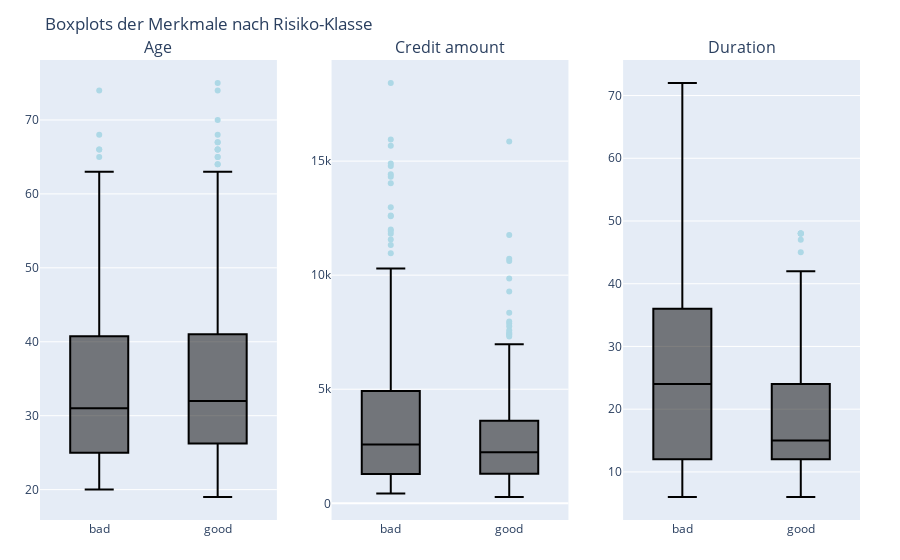

The cell this chart's notebook holds for it:
### Markdown cell above
Die Auswertung zeigt, dass etwa 56 % der Kredite als good (niedriges Risiko) und rund 44 % als bad (hohes Risiko) eingestuft sind. Damit ist der Datensatz zwar nicht perfekt ausgeglichen, aber beide Klassen sind ausreichend stark vertreten.

### Code cell
cols = ["Age", "Credit amount", "Duration"]

# Subplot-Raster (1 Reihe, 3 Spalten):
fig7 = make_subplots(
    rows=1, cols=3,
    subplot_titles=cols
)

# Für jede Spalte einen Boxplot hinzufügen:
for i, col in enumerate(cols):
    fig7.add_trace(
        go.Box(
            x=df["Risk"],
            y=df[col],
            boxpoints="outliers",   
            marker=dict(color="lightblue"),
            line=dict(color="black"),
            name=col
        ),
        row=1, col=i+1
    )

fig7.update_layout(
    title="Boxplots der Merkmale nach Risiko-Klasse",
    showlegend=False,
    margin=dict(l=40, r=40, t=60, b=40)
)

fig7

### Figure 1 — Plotly figure (JSON) as saved in the notebook; plotly's stock layout.template omitted (floating-point values rounded to 4 significant figures; data arrays with more than 128 entries replaced by an {"elided": "..."} marker saying what was removed)
{"data": [{"boxpoints": "outliers", "line": {"color": "black"}, "marker": {"color": "lightblue"}, "name": "Age", "type": "box", "x": {"elided": "522 str values"}, "xaxis": "x", "y": {"elided": "522 int values"}, "yaxis": "y"}, {"boxpoints": "outliers", "line": {"color": "black"}, "marker": {"color": "lightblue"}, "name": "Credit amount", "type": "box", "x": {"elided": "522 str values"}, "xaxis": "x2", "y": {"elided": "522 int values"}, "yaxis": "y2"}, {"boxpoints": "outliers", "line": {"color": "black"}, "marker": {"color": "lightblue"}, "name": "Duration", "type": "box", "x": {"elided": "522 str values"}, "xaxis": "x3", "y": {"elided": "522 int values"}, "yaxis": "y3"}], "layout": {"annotations": [{"font": {"size": 16}, "showarrow": false, "text": "Age", "x": 0.1444, "xanchor": "center", "xref": "paper", "y": 1, "yanchor": "bottom", "yref": "paper"}, {"font": {"size": 16}, "showarrow": false, "text": "Credit amount", "x": 0.5, "xanchor": "center", "xref": "paper", "y": 1, "yanchor": "bottom", "yref": "paper"}, {"font": {"size": 16}, "showarrow": false, "text": "Duration", "x": 0.8556, "xanchor": "center", "xref": "paper", "y": 1, "yanchor": "bottom", "yref": "paper"}], "margin": {"b": 40, "l": 40, "r": 40, "t": 60}, "showlegend": false, "title": {"text": "Boxplots der Merkmale nach Risiko-Klasse"}, "xaxis": {"anchor": "y", "domain": [0, 0.2889]}, "xaxis2": {"anchor": "y2", "domain": [0.3556, 0.6444]}, "xaxis3": {"anchor": "y3", "domain": [0.7111, 1]}, "yaxis": {"anchor": "x", "domain": [0, 1]}, "yaxis2": {"anchor": "x2", "domain": [0, 1]}, "yaxis3": {"anchor": "x3", "domain": [0, 1]}}}
